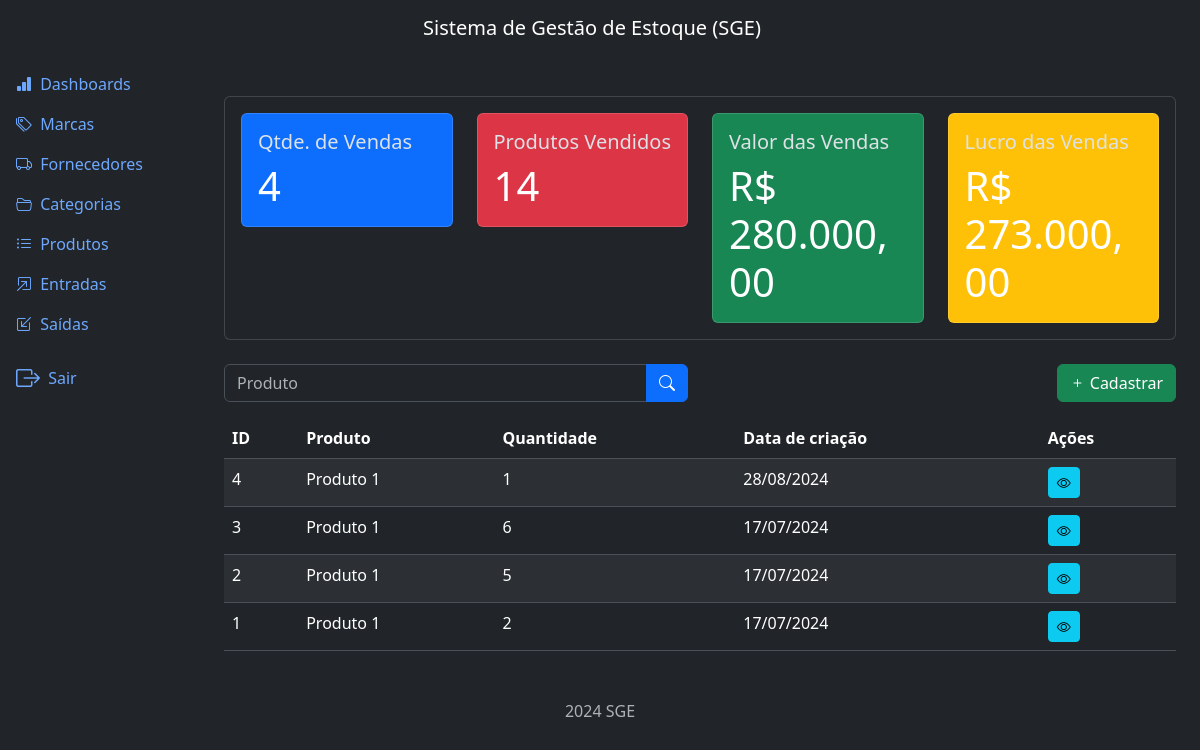
Page /outflows/list/ (signed in) on the earlier database version.
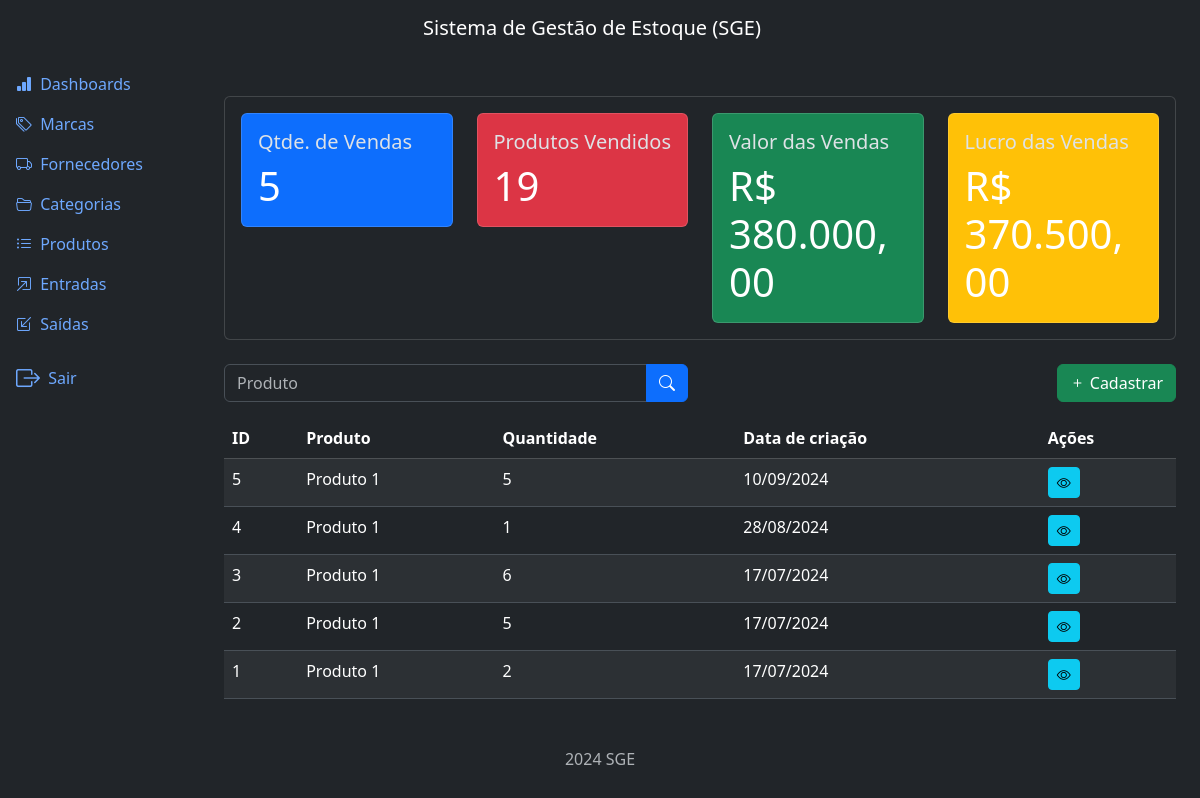
Same page on the later database version.
### outflows/models.py (models this page shows, shortened)
class Outflow(models.Model):
    product = models.ForeignKey(
        Product, on_delete=models.PROTECT, related_name='outflows')
    quantity = models.IntegerField()
    description = models.TextField(null=True, blank=True)
    created_at = models.DateTimeField(auto_now_add=True)
    updated_at = models.DateTimeField(auto_now=True)
    class Meta:
        ordering = ['-created_at']

### products/models.py (models this page shows)
class Product(models.Model):
    title = models.CharField(max_length=500)
    category = models.ForeignKey(
        Category, on_delete=models.PROTECT, related_name='products')
    brand = models.ForeignKey(
        Brand, on_delete=models.PROTECT, related_name='products')
    description = models.TextField(null=True, blank=True)
    serie_number = models.CharField(max_length=200, null=True, blank=True)
    cost_price = models.DecimalField(max_digits=20, decimal_places=2)
    selling_price = models.DecimalField(max_digits=20, decimal_places=2)
    quantity = models.IntegerField(default=0)
    created_at = models.DateTimeField(auto_now_add=True)
    updated_at = models.DateTimeField(auto_now=True)
    class Meta:
        ordering = ['title']
    def __str__(self):
        return self.title

### outflows/views.py (the view)
# urls.py: path('list/', views.OutflowListView.as_view(), name='list'),
class OutflowListView(LoginRequiredMixin, PermissionRequiredMixin, ListView):
    model = Outflow
    template_name = 'outflow_list.html'
    context_object_name = 'outflows'
    paginate_by = 5
    permission_required = 'outflows.view_outflow'
    def get_queryset(self):
        qs = super().get_queryset()
        product = self.request.GET.get('product')
        if product:
            qs = qs.filter(product__title__icontains=product)
        return qs
    def get_context_data(self, **kwargs):
        context = super().get_context_data(**kwargs)
        context['sales_metrics'] = get_sales_metrics()
        return context

### project/metrics.py (called while the page is built)
def get_sales_metrics():
    total_sales = Outflow.objects.count()
    total_products_sold = Outflow.objects.aggregate(
        total_products_sold=Sum('quantity')
    )['total_products_sold'] or 0
    total_sales_value = sum(
        outflow.quantity * outflow.product.selling_price for outflow in Outflow.objects.all())  # noqa
    total_sales_cost = sum(
        outflow.quantity * outflow.product.cost_price for outflow in Outflow.objects.all())  # noqa
    total_sales_profit = total_sales_value - total_sales_cost
    return dict(
        total_sales=total_sales,
        total_products_sold=total_products_sold,
        total_sales_value=number_format(
            total_sales_value, decimal_pos=2, force_grouping=True),
        total_sales_profit=number_format(
            total_sales_profit, decimal_pos=2, force_grouping=True)
    )

### outflows/templates/outflow_list.html (shortened to what this page needs)
{% extends "base.html" %}
{% block content %}
  {% include "components/sales_metrics.html" %}
  <div class="row mb-3">
    <div class="col-md-6">
      <form method="GET" action="{% url "outflow:list" %}">
        <div class="input-group">
          <input type="text" class="form-control" name="product" placeholder="Produto" value="{{request.GET.product}}">
          <button type="submit" class="btn btn-primary">
            <i class="bi bi-search"></i>
          </button>
        </div>
      </form>
    </div>
    <div class="col-md-6">
      <a href="{% url "outflow:create" %}" class="btn btn-success float-end" >
        <i class="bi bi-plus"></i>
        Cadastrar
      </a>
    </div>
  </div>
  <div class="table-responsive">
    <table class="table table-striped table-border">
      <thead class="table-dark">
        <tr>
          <th>ID</th>
          <th>Produto</th>
          <th>Quantidade</th>
          <th>Data de criação</th>
          <th>Ações</th>
        </tr>
      </thead>
      <tbody>
        {% for outflow in outflows %}
          <tr>
            <td>{{ outflow.id }}</td>
            <td>{{ outflow.product }}</td>
            <td>{{ outflow.quantity }}</td>
            <td>{{ outflow.created_at|date:"d/m/Y" }}</td>
            <td>
              <a href="{% url "outflow:detail" outflow.id %}" class="btn btn-info btn-sm"><i class="bi bi-eye"></i></a>
            </td>
          </tr>
        {% endfor %}
      </tbody>
    </table>
  </div>
{% endblock content %}

Differences in the rows shown:
added Outflow: id "5", product "Produto 1", quantity "5", created_at "10/09/2024"
Other differences:
{{ sales_metrics.total_sales }}: "4" → "5"
{{ sales_metrics.total_products_sold }}: "14" → "19"
{{ sales_metrics.total_sales_value }}: "280.000,00" → "380.000,00"
{{ sales_metrics.total_sales_profit }}: "273.000,00" → "370.500,00"
